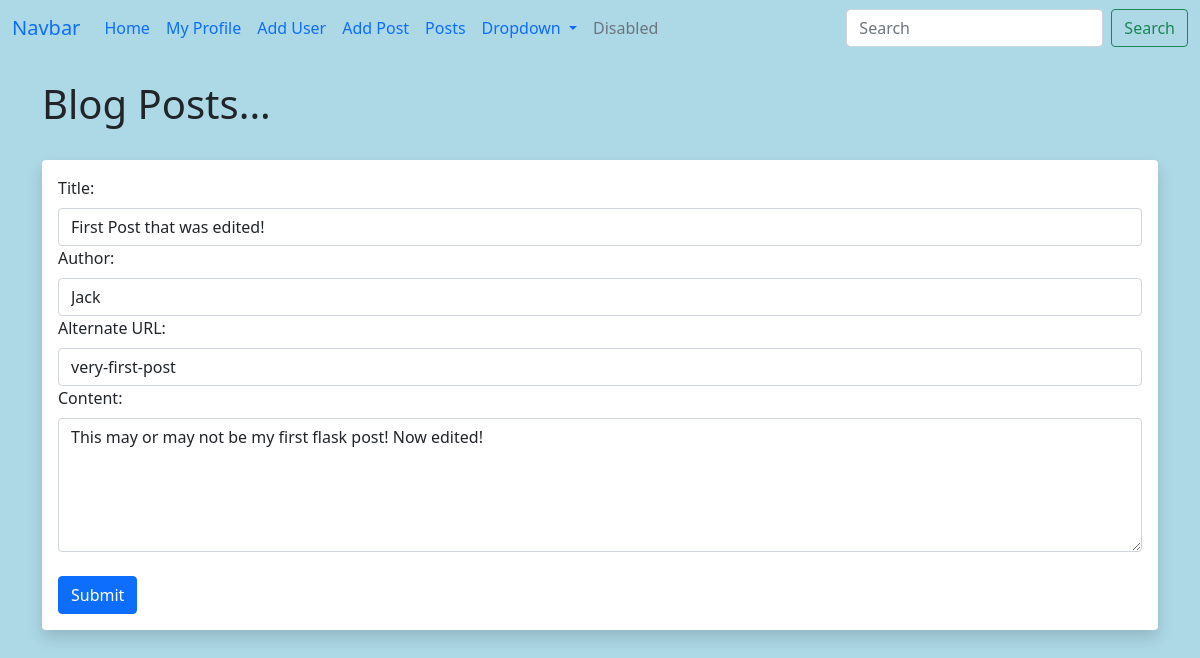
The page /posts/edit/1 on the database its author committed.
### whynot.py (models this page shows)
class Posts(db.Model):
    id=db.Column(db.Integer,primary_key=True)
    title = db.Column(db.String(255))
    content = db.Column(db.Text)
    author = db.Column(db.String(255))
    date_posted = db.Column(db.DateTime,default=datetime.now)
    slug=db.Column(db.String(255)) #Changes url from number to a title

### whynot.py (the view, shortened to what this page needs)
@app.route('/posts/edit/<int:id>',methods=['GET','POST']) #Use the methods when you want to get or submit info
def edit_post(id):
    post=Posts.query.get_or_404(id)
    form=PostForm()
    form.title.data=post.title # Autofills sections of form from database
    form.author.data=post.author
    form.slug.data=post.slug
    form.content.data=post.content
    return render_template('edit_post.html',form=form)

### whynot.py
class PostForm(FlaskForm):
    title=StringField("Title: ",validators=[DataRequired()])
    content=StringField("Content: ",validators=[DataRequired()],widget=TextArea())
    author=StringField("Author: ",validators=[DataRequired()])
    slug=StringField("Alternate URL: ",validators=[DataRequired()])
    submit=SubmitField("Submit")

### templates/edit_post.html (shortened to what this page needs)
{% extends 'base.html' %}
{% block content %}
<h1>Blog Posts...</h1>
<br>
<div class="shadow p-3 mb-5 bg-body rounded">
    <form method="POST">
        {{ form.title.label(class="form-label") }}
        {{ form.title(class="form-control") }}
        {{ form.author.label(class="form-label") }}
        {{ form.author(class="form-control") }}
        {{ form.slug.label(class="form-label") }}
        {{ form.slug(class="form-control") }}
        {{ form.content.label(class="form-label") }}
        {{ form.content(class="form-control",rows="5") }}
        <br/>
        {{ form.submit(class="btn btn-primary") }}
    </form>
</div>
{% endblock %}

### static/css/style.css (style rules this page uses)
body { background-color: lightblue; }

### rows shown on the page
Posts: title "First Post that was edited!", author "Jack", slug "very-first-post", content "This may or may not be my first flask post! Now edited!"
